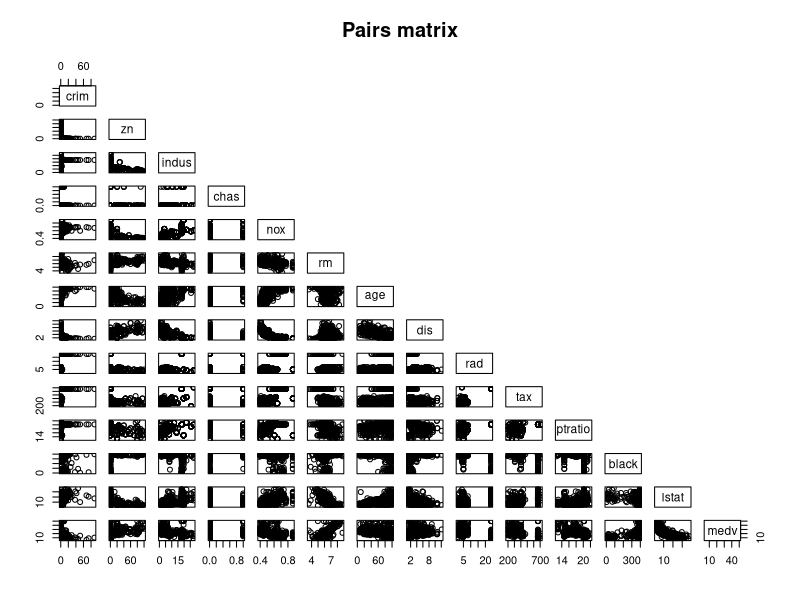
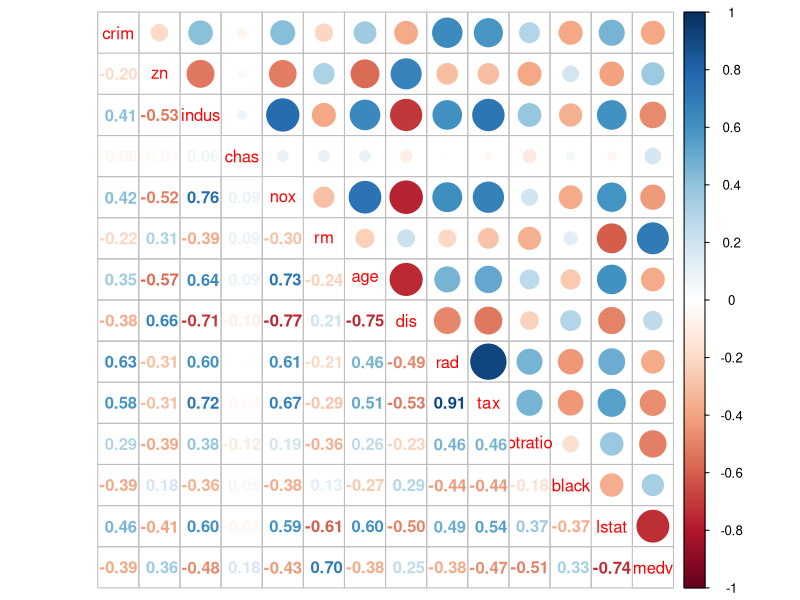

Recreate these plots in R, in order.
## ---- chunk 1
library(MASS)
library(dplyr)
library('corrplot')
data("Boston")
## ---- chunk 2
dim(Boston)
## ---- chunk 3
str(Boston)
## ---- chunk 4
pairs(Boston, main = "Pairs matrix", upper.panel = NULL)
## ---- chunk 5
cor_matrix<-cor(Boston) %>% round(digits = 2)
corrplot.mixed(cor_matrix)
## ---- chunk 6
summary(Boston)
## ---- chunk 7
boston_scaled <- scale(Boston)
summary(boston_scaled)
boston_scaled <- as.data.frame(boston_scaled)
## ---- chunk 8
scaled_crim <- c(boston_scaled$crim)
summary(scaled_crim)
bins <- quantile(scaled_crim)
crime <- cut(scaled_crim, breaks = bins, include.lowest = TRUE, label = c("low", "med_low", "med_high", "high"))
table(crime)
## ---- chunk 9
boston_scaled <- dplyr::select(boston_scaled, -crim)
boston_scaled <- data.frame(boston_scaled, crime)
## ---- chunk 10
n <- nrow(boston_scaled)
ind <- sample(n,  size = n * 0.8)
train <- boston_scaled[ind,]
test <- boston_scaled[-ind,]
correct_classes <- test$crime
test <- dplyr::select(test, -crime)

